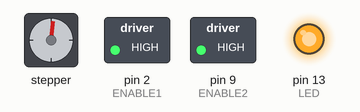
A sketch run on a simulated Arduino Uno, built with avr-gcc and run on an emulated ATmega328P. On the bench: stepper motor, switched loads named in the sketch (green lamp = pin HIGH), output pins drawn as LEDs (lit = HIGH). Stepper angles assume 200 steps per turn.

Above: at 0.05 s.
At 0.8 s:
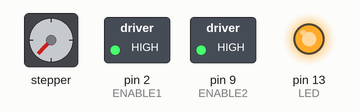
At 1.55 s:
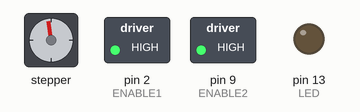
At 2.95 s:
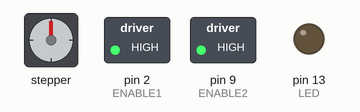
Timing chart, 0 to 6.9 s (numbered marks = the images above):
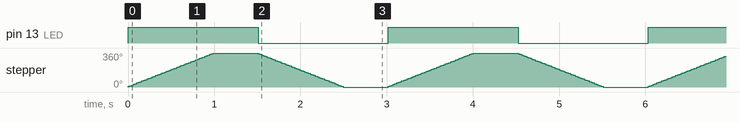

Measured:
- by itself, pin 13 (LED): alternates HIGH for 1.5 s and LOW for 1.5 s
- by itself, stepper: turns 360° clockwise in 0.99 s, then 360° counter-clockwise in 0.99 s, repeating every 3.0 s

The sketch:

stepper.ino
```cpp
#include <Stepper.h>

const int stepsPerRevolution = 200;  // change this to fit the number of steps per revolution
// for your motor

#define ENABLE1   2
#define STEPPERA1 3
#define STEPPERA2 4
#define ENABLE2   9
#define STEPPERB1 7
#define STEPPERB2 8
#define LED    13

// initialize the stepper library on pins 8 through 11:
Stepper myStepper(stepsPerRevolution, STEPPERA1, STEPPERA2, STEPPERB1, STEPPERB2);

int stepCount = 0;  // number of steps the motor has taken

void setup() {
  pinMode(LED, OUTPUT);
  pinMode(ENABLE1, OUTPUT);
  pinMode(ENABLE2, OUTPUT);
  digitalWrite(ENABLE1, HIGH);
  digitalWrite(ENABLE2, HIGH);
  myStepper.setSpeed(60);
}

void loop() {
  // step one revolution  in one direction:
  digitalWrite(LED, HIGH);
  myStepper.step(stepsPerRevolution);
  delay(500);

  // step one revolution in the other direction:
  digitalWrite(LED, LOW);
  myStepper.step(-stepsPerRevolution);
  delay(500);
}
```
